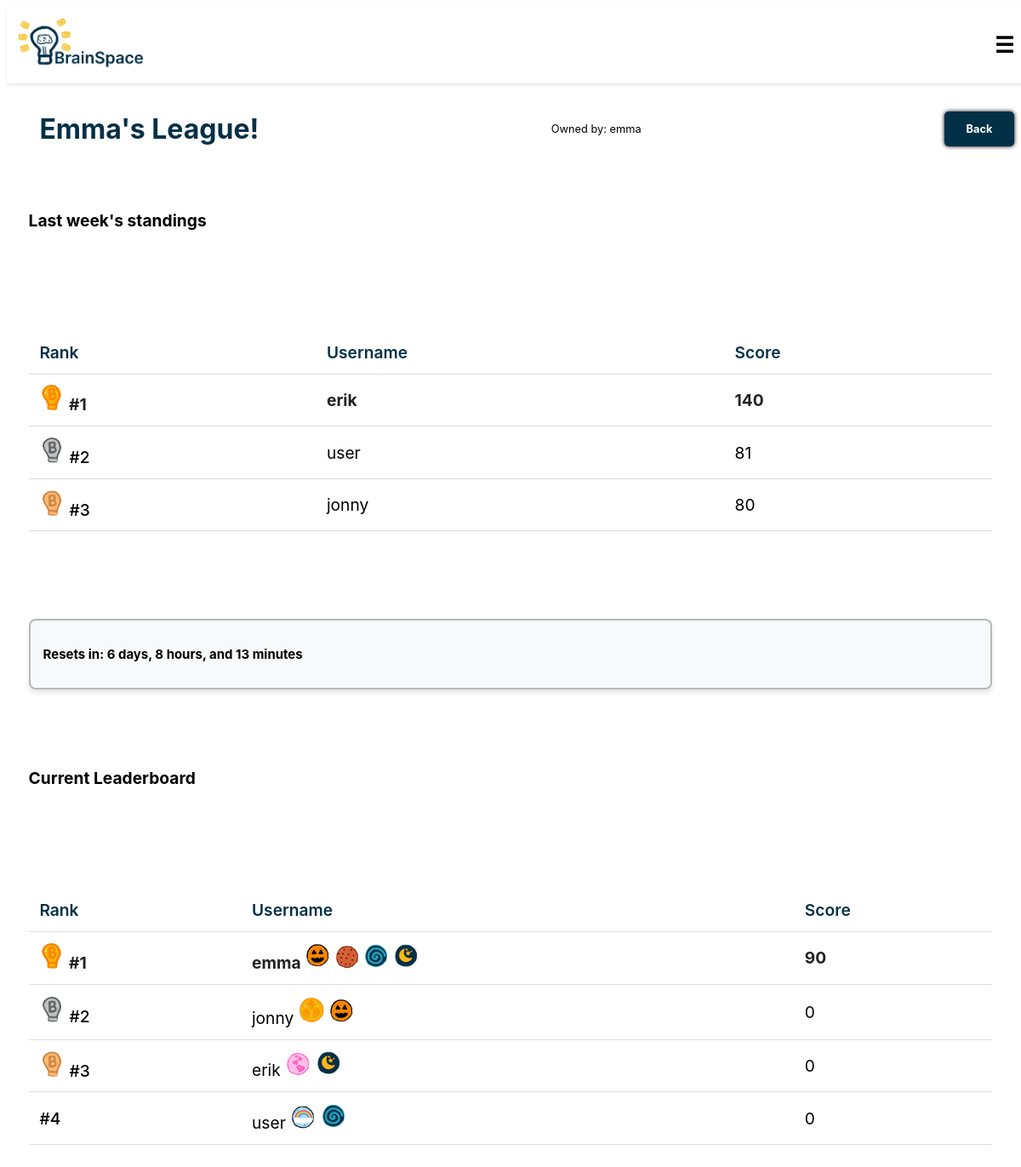
/league/2/, run on the app's committed database.
### cards/models.py (models this page shows, shortened)
class League(models.Model):
    name = models.CharField(max_length=255)
    owner = models.ForeignKey(Profile, on_delete=models.CASCADE, related_name='owned_leagues')
    last_rewarded = models.DateTimeField(default=timezone.now())
    previous_top_users = models.TextField(null=True, blank=True)

class Profile(models.Model):
    user = models.OneToOneField(User, on_delete=models.CASCADE, related_name='profile')
    points = models.IntegerField(default=0)
    brainbucks = models.IntegerField(default=0)
    friends = models.ManyToManyField('self', through='Friendship', symmetrical=False, related_name='friend_list')

class LeagueUser(models.Model):
    league = models.ForeignKey(League, on_delete=models.CASCADE, related_name='league_users')
    user = models.ForeignKey(Profile, on_delete=models.CASCADE, related_name='league_users')
    score = models.IntegerField(default=0)

class UserBadge(models.Model):
    user = models.ForeignKey(Profile, on_delete=models.CASCADE, related_name='user_badges')
    badge = models.ForeignKey(Badge, on_delete=models.CASCADE, related_name='user_badges')
    displayed = models.BooleanField(default=False)

class Badge(models.Model):
    name = models.CharField(max_length=255)
    price = models.IntegerField()
    description = models.TextField()
    image = models.ImageField(upload_to='badges/', null=True, blank=True)

### cards/views.py (the view)
# urls.py: path('league/<int:league_id>/', views.league, name='league'),
def league(request, league_id):
    league = get_object_or_404(League, id=league_id)
    reset_time = max(league.last_rewarded + timedelta(weeks=1) - now(), timedelta(0))
    days = reset_time.days
    hours, remainder = divmod(reset_time.seconds, 3600)
    minutes, _ = divmod(remainder, 60)
    previous_top_users = json.loads(league.previous_top_users) if league.previous_top_users else []
    return render(request, 'cards/league.html', {
        'league': league,
        'days': days,
        'hours': hours,
        'minutes': minutes,
        'previous_top_users': previous_top_users,
        })

### cards/templates/cards/league.html (shortened to what this page needs)
{% extends 'cards/header.html' %}
{% block content %}
{% load static %}
<div class="flashcard-nav-header">
    <h1 class="league-title">{{ league.name }}</h1>
    <p class="league-owner">Owned by: {{ league.owner.user.username }}</p>
    <a href="{% url 'profile' %}" class="loginbtn">Back</a>
</div>
<div class="dashboard">
    {% if previous_top_users %}
    <h2>Last week's standings</h2>
    <table class="league-table">
        <thead>
            <tr>
                <th>Rank</th>
                <th>Username</th>
                <th>Score</th>
            </tr>
        </thead>
        <tbody>
            {% for user in previous_top_users %}
            <tr>
                <td>{% if forloop.counter == 1 %}
                    <img src="{% static 'images/gold.png' %}" alt="Gold" width="30">
                    {% elif forloop.counter == 2 %}
                    <img src="{% static 'images/silver.png' %}" alt="Silver" width="30">
                    {% elif forloop.counter == 3 %}
                    <img src="{% static 'images/bronze.png' %}" alt="Bronze" width="30">
                    {% endif %} #{{ forloop.counter }}
                </td>
                <td>{{ user.username }}</td>
                <td>{{ user.score }}</td>
            </tr>
            {% endfor %}
        </tbody>
    </table>
    {% endif %}
    <div class="flashcard-box">
        <h3>Resets in: {{ days }} days, {{ hours }} hours, and {{ minutes }} minutes</h3>
    </div>
</div>
<div class="dashboard">
    <h2>Current Leaderboard</h2>
    <table class="league-table">
        <thead>
            <tr>
                <th>Rank</th>
                <th>Username</th>
                <th>Score</th>
            </tr>
        </thead>
        <tbody>
            {% for member in league.league_users.all|dictsortreversed:"score" %}
            <tr>
                <td>{% if forloop.counter == 1 %}
                    <img src="{% static 'images/gold.png' %}" alt="Gold" width="30">
                    {% elif forloop.counter == 2 %}
                    <img src="{% static 'images/silver.png' %}" alt="Silver" width="30">
                    {% elif forloop.counter == 3 %}
                    <img src="{% static 'images/bronze.png' %}" alt="Bronze" width="30">
                    {% endif %} #{{ forloop.counter }}
                </td>
                <td>{{ member.user.user.username }}
                    {% for badge in member.user.user_badges.all %}
                        {% if badge.displayed %}
                            <img src="{% static badge.badge.image %}" alt="{{ badge.badge.name }}" width="30">
                        {% endif %}
                    {% endfor %}
                </td>
                <td>{{ member.score }}</td>
            </tr>
            {% empty %}
            <tr>
                <td colspan="3">No members yet.</td>
            </tr>
            {% endfor %}
        </tbody>
    </table>
</div>
{% endblock %}

### static/css/styles.css (style rules this page uses)
html { font-size: 80%; overflow-x: hidden; }
body { font-family: 'Inter', Arial, sans-serif; height: 100vh; display: flex; flex-wrap: wrap; justify-content: center; }
h1 { font-size: 2.5rem; margin-left: 2rem; color: #023047; }
.loginbtn { display: inline-block; margin: 1rem; padding: 1rem 2rem; background-color: #023047; color: #fff; font-weight: bold; text-decoration: none; border-radius: 5px; text-align: center; box-shadow: #000000 0px 0px 5px; }
.league-table { width: 100%; border-collapse: collapse; font-size: 1.5rem; }
.league-table th, .league-table td { padding: 1rem; text-align: left; border-bottom: 1px solid #ddd; }
.league-table th { font-weight: 600; color: #023047; }
.league-table td:first-child { font-weight: 500; }
.league-table tbody tr:first-child td { color: #222; font-weight: 700; }
@media (max-width: 75rem) { .dashboard { display: flex; flex-direction: column; gap: 2rem; padding: 2rem; justify-content: center; } }
.badge-shop .header, .flashcard-nav-header { width: 100%; display: flex; align-items: center; justify-content: space-between; padding: 1rem; }
.flashcard-box { display: flex; justify-content: space-between; align-items: center; margin-bottom: 25px; padding: 15px; border: 2px solid #00000043; border-radius: 8px; background-color: #f8f9fa; box-shadow: 0 4px 6px rgba(0, 0, 0, 0.1); width: 100%; box-sizing: border-box; }
.dashboard { display: flex; gap: 8rem; padding: 2rem; justify-content: center; }

### data on the page
League: name "Emma's League!", owner.user.username "emma"
LeagueUser: user.user.username "emma", score "90"
UserBadge: badge.image (picture)
UserBadge: badge.image (picture)
UserBadge: badge.image (picture)
UserBadge: badge.image (picture)
LeagueUser: user.user.username "jonny", score "0"
UserBadge: badge.image (picture)
UserBadge: badge.image (picture)
LeagueUser: user.user.username "erik", score "0"
UserBadge: badge.image (picture)
UserBadge: badge.image (picture)
LeagueUser: user.user.username "user", score "0"
UserBadge: badge.image (picture)
UserBadge: badge.image (picture)

### other printed values
{{ user.username }} "erik"
{{ user.score }} "140"
{{ user.username }} "user"
{{ user.score }} "81"
{{ user.username }} "jonny"
{{ user.score }} "80"
{{ hours }} "8"
{{ minutes }} "13"
